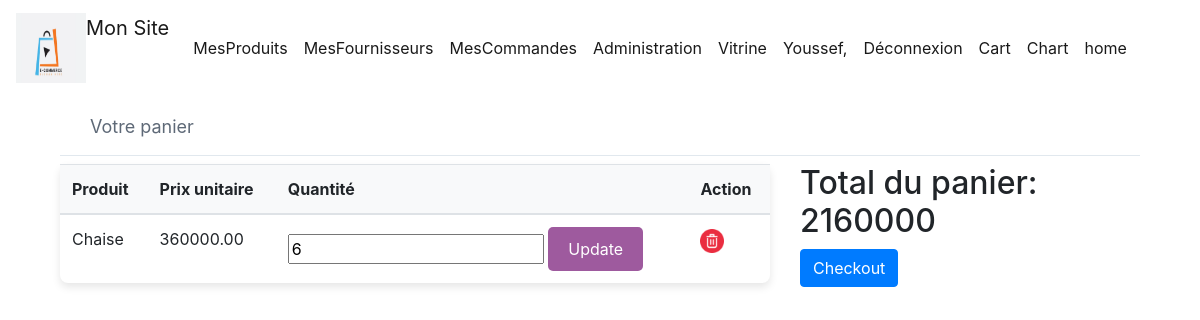
/magasin/cart/ (signed in), run on the app's committed database.
### magasin/models.py (models this page shows, shortened)
class Cart(models.Model):
    user = models.ForeignKey(User, on_delete=models.CASCADE)
    produit = models.ForeignKey(Produit, on_delete=models.CASCADE)
    date_ajout = models.DateTimeField(auto_now_add=True)
    quantite = models.PositiveIntegerField(default=1)

class Produit(models.Model):
    TYPE_CHOICES=[('fr','Frais'), ('cs', 'Conserve'),('em', 'emballé')]
    libelle=models.CharField(max_length=255)
    description=models.TextField()
    prix=models.DecimalField(max_digits=10,decimal_places=3,default=0.000)
    type=models.CharField(max_length=2,choices= TYPE_CHOICES,default='em')
    Img=models.ImageField(blank=True, upload_to='media/')
    categorie = models.ForeignKey(Categorie, on_delete=models.CASCADE, null=True)
    fournisseur = models.ForeignKey(Fournisseur, on_delete=models.CASCADE, null=True)

### magasin/views.py (the view)
# urls.py: path('cart/', views.cart_view, name='cart'),
def cart_view(request):
    cart_items = Cart.objects.filter(user=request.user)
    total = cart_items.aggregate(total_price=Sum(F('produit__prix') * F('quantite')))['total_price'] or 0
    context = {
        'cart_items': cart_items,
        'total': total
    }
    return render(request, 'magasin/cart.html', context)

### magasin/templates/magasin/cart.html (shortened to what this page needs)
{% extends 'magasin/base.html' %}
{%  load static %}
{% block body %}
<div class="container">
    <h1 class="title">Votre panier</h1>
    <div class="row">
        <div class="col-md-8">
            <table class="table">
                <thead>
                    <tr>
                        <th>Produit</th>
                        <th>Prix unitaire</th>
                        <th>Quantité</th>
                        <th>Action</th>
                    </tr>
                </thead>
                <tbody>
                    {% for item in cart_items %}
                    <tr>
                        <td>{{ item.produit.libelle }}</td>
                        <td>{{ item.produit.prix|floatformat:2 }}</td>
                        <td>
                                <form action="{% url 'update_quantity' item.pk %}" method="post">
                                    <input type="number" name="quantity" value="{{ item.quantite }}" min="1">
                                    <button type="submit" class="update-btn" id="updateButton" >Update</button>
                                </form>
                        </td>
                      <td>
                        <form class="delete-form" action="{% url 'delete_cart_item' item.id %}" method="post">
                            <button type="submit" class="delete-btn">
                                <img src="{% static 'images/deleteicon.png' %}" alt="Delete" style="width: 24px; height: 24px;">
                            </button>
                        </form>
                      </td>
                    </tr>
                    {% endfor %}
                </tbody>
            </table>
        </div>
        <div class="col-md-4">
            <h2>Total du panier: {{ total }}</h2>
            <a href="{% url 'checkout' %}" class="btn btn-primary">Checkout</a>
        </div>
    </div>
</div>
{% endblock %}

### magasin/templates/magasin/base.html (shortened to what this page needs)
{% load static %}
<!DOCTYPE html>
<html>
<head>
    <link rel="stylesheet" href="{% static 'css/base.css' %}">
    <link rel="stylesheet" href="https://stackpath.bootstrapcdn.com/bootstrap/4.3.1/css/bootstrap.min.css">
    <link href="https://cdn.jsdelivr.net/npm/bootstrap-icons@1.8.1/font/bootstrap-icons.css" rel="stylesheet">
</head>
<body>
    <nav class="navbar navbar-expand-lg navbar-light bg-beige">
        <a class="navbar-brand" href="#"><img src="{% static 'images/logo.png' %}" alt="Logo" width="70" height="70" class="d-inline-block align-top">Mon Site</a>
        <div class="collapse navbar-collapse" id="navbarNav">
            <ul class="navbar-nav">
                {% if user.is_authenticated %}
                <li class="nav-item active">
                    <a class="nav-link" href="{% url 'index' %}">MesProduits <span class="sr-only">(current)</span></a>
                </li>
                <li class="nav-item active">
                    <a class="nav-link" href="{% url 'fournisseur' %}">MesFournisseurs <span class="sr-only">(current)</span></a>
                </li>
                <li class="nav-item active">
                    <a class="nav-link" href="{% url 'commande' %}">MesCommandes <span class="sr-only">(current)</span></a>
                </li>
                <li class="nav-item active">
                    <a class="nav-link" href="{% url 'admin:index' %}">Administration<span class="sr-only">(current)</span></a>
                </li>
                <li class="nav-item active">
                    <a class="nav-link" href="{% url 'vitrineindex' %}">Vitrine<span class="sr-only">(current)</span></a>
                </li>
                    <li class="nav-item active">
                    <a class="nav-link" href="#">{{user}},</a>
                    </li>
                    <li class="nav-item active">
                    <a class="nav-link" href="{% url 'logout' %}">Déconnexion</a>
                    </li>
                    <li class="nav-item active">
                        <a class="nav-link" href="{% url 'cart' %}">Cart</a>
                        </li>
                                <li class="nav-item active">
                                    <a class="nav-link" href="{% url 'plot_exampletwo' %}">Chart</a>
                                    </li>
                            <li class="nav-item active">
                                <a class="nav-link" href="{% url 'home' %}">home</a>
                                </li>
{% endif %}
            </ul>
        </div>
    </nav>
    <div class="container">
	{% block body %} {% endblock %}
    </div>
</body>
</html>

### magasin/static/css/base.css (style rules this page uses)
.delete-btn { background-color: transparent; border: none; padding: 0; cursor: pointer; }
.delete-btn img { width: 24px; height: 24px; }
.update-btn { background-color: rgb(158, 90, 158); color: white; border: none; padding: 10px 20px; border-radius: 5px; }
body { background-color: #f8f9fa; }
.table { background-color: #FFFFFF; border-radius: 8px; box-shadow: 0 4px 8px rgba(0, 0, 0, 0.1); }
.table th { background-color: #f8f9fa; border-bottom: 10px solid #b16666; font-weight: bold; }
.table td { vertical-align: middle; }
.title { height: 60px; border-bottom: 1px solid #e1e8ee; padding: 20px 30px; color: #5e6977; font-size: 18px; font-weight: 400; }
body { margin-top: 20px; background: #ddd; }

### data on the page
Cart: produit.libelle "Chaise", produit.prix "360000.00", quantity "6"

### other printed values
{{ user }} "Youssef"
{{ total }} "2160000"
